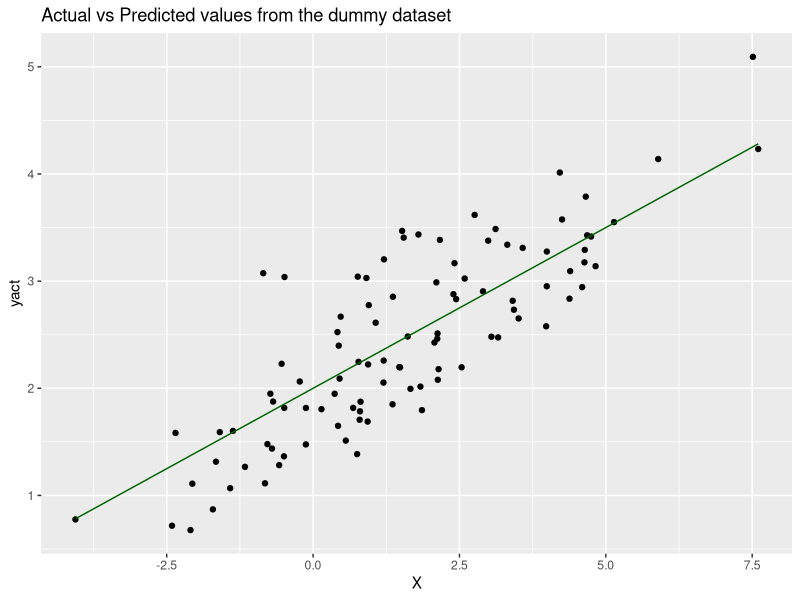
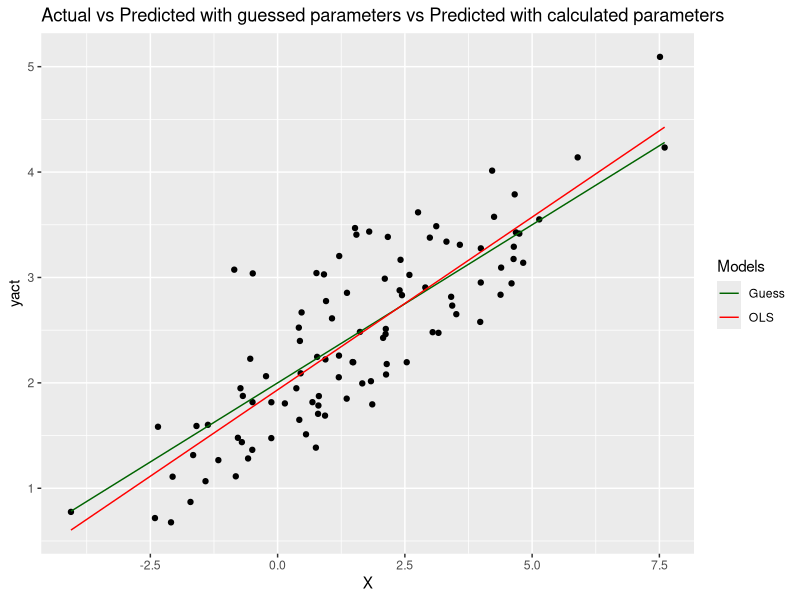

Write R code to recreate these figures, in order.
## ---- chunk 1
## Fix seed: each run gives the same random numbers so the same outputs. 
# Commenting out this line would read similar but different outputs at each run. 
# Try it out!
set.seed(0)

## Generate data
X = 2.5 * rnorm(100) + 1.5   # Array of 100 values with mean = 1.5, stddev = 2.5
ypred = 2 + 0.3 * X          # Prediction of Y, assuming a = 2, b = 0.3

res = 0.5 * rnorm(100)       # Generate 100 residual terms
yact = 2 + 0.3 * X + res     # Actual values of Y

## Create dataframe to store our X, ypred, and yact values
df = data.frame('X' = X, 'ypred' = ypred, 'yact' = yact)

## Show the first six rows of our dataframe
head(df)
## ---- chunk 2
# You can use basic plotting functions
# plot(x=df$X, y=df$yact, col="red")
# lines(x=df$X, y=df$ypred, col="darkgreen")


# But let's use ggplot2 for higher flexibility
library(ggplot2)

ggplot(df, aes(X)) +                              # basic graphical object
  geom_point(aes(y=yact), colour="black") +       # first layer
  geom_line(aes(y=ypred), colour="darkgreen") +   # second layer
  ggtitle('Actual vs Predicted values from the dummy dataset')
## ---- chunk 3
set.seed(0)

# Generate data
X = 2.5 * rnorm(100) + 1.5   # Array of 100 values with mean = 1.5, stddev = 2.5
ypred = 2 + 0.3 * X          # Prediction of Y, assuming a = 2, b = 0.3

res = 0.5 * rnorm(100)       # Generate 100 residual terms
yact = 2 + 0.3 * X + res     # Actual values of Y

# Create dataframe to store our X, ypred, and yact values
df = data.frame('X' = X, 'ypred' = ypred, 'yact' = yact)
## ---- chunk 4
# Calculate the mean of X and Y
xmean = mean(X)
ymean = mean(yact)

# Calculate the terms needed for the numator and denominator of beta
df['xycov'] = (df['X'] - xmean) * (df['yact'] - ymean)
df['xvar'] = (df['X'] - xmean)**2

# Calculate beta and alpha
beta = sum(df['xycov']) / sum(df['xvar'])
alpha = ymean - (beta * xmean)
print(paste('alpha =', alpha, ';', 'beta =', beta))
## ---- chunk 5
# Create new column to store new predictions
df['ypred2'] = alpha + beta * df['X']

# Calculate new SSR with new predictions of Y.
# Note that SST remains the same since yact and ymean do not change.
df['SSR2'] = (df['ypred2'] - ymean)**2
df['SST'] = (df['yact'] - ymean)**2
SSR2 = sum(df['SSR2'])
SST = sum(df['SST'])

# Calculate new R2
R2_2 = SSR2 / SST
print(paste('New R2 =', R2_2))
## ---- chunk 6
library(ggplot2)

# Put color into aes
ggplot(df, aes(X)) +                              # basic graphical object
  geom_point(aes(y=yact), colour="black") +       # first layer
  geom_line(aes(y=ypred, colour="Guess")) +       # second layer
  geom_line(aes(y=ypred2, colour="OLS")) +        # third layer
  scale_colour_manual(name="Models", values = c("Guess"="darkgreen", "OLS"="red")) +
  ggtitle('Actual vs Predicted with guessed parameters vs Predicted with calculated parameters')
## ---- chunk 7
# Calculate the mean of Y
ymean = mean(df$yact)
print(paste('Mean of Y =', ymean)) # paste brings a white space by default

# Calculate SSR and SST
df['SSR'] = (df['ypred'] - ymean)**2
df['SST'] = (df['yact'] - ymean)**2
SSR = sum(df['SSR'])
SST = sum(df['SST'])

# Calculate R-squared
R2 = SSR / SST
print(paste('R2 =', R2))
